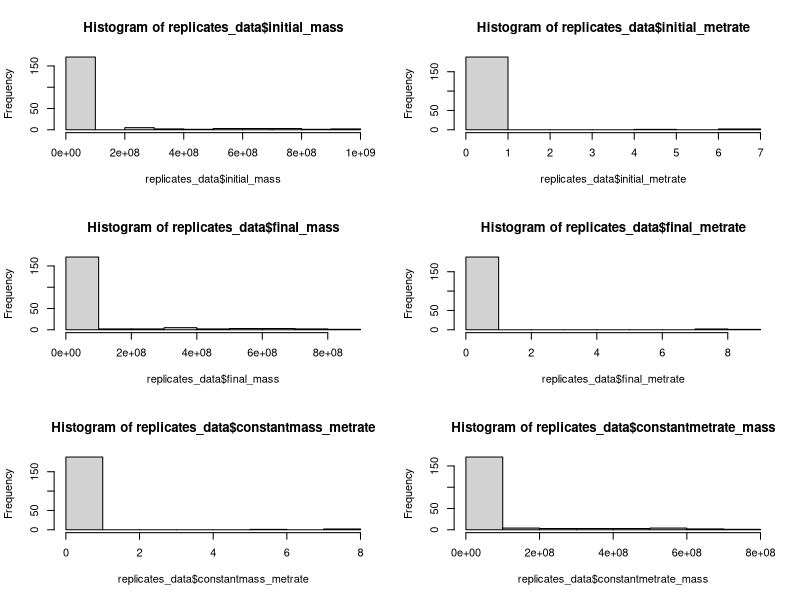

This figure's R source: (Note: this script raises an error after producing the figure.)
# Read in clean data
replicates_data = read.csv("clean_data_MTEecto.csv")

# Look at distributions of all mass and metabolic rate values
par(mfrow = c(3, 2))
hist(replicates_data$initial_mass)
hist(replicates_data$initial_metrate)
hist(replicates_data$final_mass)
hist(replicates_data$final_metrate)
hist(replicates_data$constantmass_metrate)
hist(replicates_data$constantmetrate_mass)

# Do normality test on all mass and metabolic rate values

pvalues_list = list(non_trans = numeric())

IM_norm = shapiro.test(replicates_data$initial_mass)
pvalues_list[1,1] = IM_norm$p.value

IME_norm = shapiro.test(replicates_data$initial_metrate)
pvalues_list[[2]] = IME_norm$p.value

shapiro.test(replicates_data$final_mass)
shapiro.test(replicates_data$final_metrate)
shapiro.test(replicates_data$constantmass_metrate)
shapiro.test(replicates_data$constantmetrate_mass)


#-----------------------TRANSFORM MASS & MR VALUES-----------------------------

# Log transform all metabolic rate & mass values
replicates_data$log_initial_mass = log(replicates_data$initial_mass)
replicates_data$log_initial_metrate = log(replicates_data$initial_metrate)
replicates_data$log_final_mass = log(replicates_data$final_temp)
replicates_data$log_final_metrate = log(replicates_data$final_metrate)
replicates_data$log_constantmass_metrate = log(replicates_data$constantmass_metrate)
replicates_data$log_constantmetrate_mass = log(replicates_data$constantmetrate_mass)

# Histograms of transformed values
par(mfrow = c(3, 2))
hist(replicates_data$log_initial_mass)
hist(replicates_data$log_initial_metrate)
hist(replicates_data$log_final_mass)
hist(replicates_data$log_final_metrate)
hist(replicates_data$log_constantmass_metrate)
hist(replicates_data$log_constantmetrate_mass)

# Comparison of final and constant mass transformed metabolic rates
replicates_data$metrate_comparison = replicates_data$log_constantmass_metrate - replicates_data$log_final_metrate
mean(replicates_data$metrate_comparison)
hist(replicates_data$metrate_comparison)
t.test(replicates_data$log_final_metrate, replicates_data$log_constantmass_metrate, paired = TRUE)
boxplot(replicates_data$log_final_metrate, replicates_data$log_constantmass_metrate, main = "Mass change mediates MR increase", xlab = "Mass", ylab = "Log metabolic rate", names = c("actual (i.e., varying)", "constant"))

# Comparison of final and constant MR transformed masses
replicates_data$mass_comparison = replicates_data$log_constantmetrate_mass - replicates_data$log_final_mass
mean(replicates_data$mass_comparison)
hist(replicates_data$mass_comparison)
t.test(replicates_data$log_final_mass, replicates_data$log_constantmetrate_mass, paired = TRUE)
boxplot(replicates_data$log_final_mass, replicates_data$log_constantmetrate_mass, main = "Required mass change to maintain MR", xlab = "Metabolic rate", ylab = "Log mass", names = c("actual", "constant (i.e., compensation mass)"))

#-------------------PERCENT DIFFERENCES OF MASS & MR VALUES--------------------

# Percent differences for metabolic rates
# 1: initial to final (empirical), expect increase
# 2: initial to constant mass (theoretical), expect increase
# 3: final to constant mass, expect increase
replicates_data$PD_1 = ((replicates_data$final_metrate / replicates_data$initial_metrate) - 1) * 100
replicates_data$PD_2 = ((replicates_data$constantmass_metrate / replicates_data$initial_metrate) - 1) * 100
replicates_data$PD_3 = ((replicates_data$constantmass_metrate / replicates_data$final_metrate) - 1) * 100

# Percent differences for masses
# 4: initial to final (empirical), expect decrease
# 5: initial to constant metabolic rate (theoretical), expect decrease
# 6: final to constant metabolic rate, expect decrease
replicates_data$PD_4 = ((replicates_data$final_mass / replicates_data$initial_mass) - 1) * 100
replicates_data$PD_5 = ((replicates_data$constantmetrate_mass / replicates_data$initial_mass) - 1) * 100
replicates_data$PD_6 = ((replicates_data$constantmetrate_mass / replicates_data$final_mass) - 1) * 100

# Metabolic rate PD comparison for each observationn
barplot(replicates_data$PD_1, col = "green", ylab = "MR change from initial")
barplot(replicates_data$PD_2, col = rgb(0, 0, 0, alpha = 0.3), add = TRUE)
legend("topright", c("Actual", "Constant mass"), fill = c("green", "white"))

# Metabolic rate PD comparison for actual and constant mass conditions
boxplot(replicates_data$PD_1, replicates_data$PD_2, main = "Mass change mediates MR increase", xlab = "Mass", ylab = "Metabolic rate PD", names = c("actual (i.e., varying)", "constant"))

# Mass PD comparison for each observationn
barplot(replicates_data$PD_4, col = "orange", ylab = "Mass change from initial")
barplot(replicates_data$PD_5, col = rgb(0, 0, 0, alpha = 0.3), add = TRUE)
legend("topright", c("Actual", "Compensation"), fill = c("orange", "white"))

# Mass PD comparison for actual and constant metabolic rate conditions
boxplot(replicates_data$PD_4, replicates_data$PD_5, main = "Required mass change to maintain MR", xlab = "Metabolic rate", ylab = "Mass PD", names = c("actual", "constant (i.e., compensation mass)"))

# ------------------Mixed model----------

library(lme4)

replicates_data$releveled_class = relevel(factor(replicates_data$Class), "Insecta")

replicates_data$paper_id = gsub("[A-Z]$", "", as.character(replicates_data$studyID))

summary(lmer(mass_comparison ~ (1|studyID), data = replicates_data))
summary(lmer(mass_comparison ~ (1|species), data = replicates_data))
summary(lmer(mass_comparison ~ releveled_class + (1|species), data = replicates_data))

summary(lmer(mass_comparison ~ releveled_class + (1|species) + (1|paper_id), data = replicates_data))

# Don't publish based on these numbers
round(ranef(lmer(mass_comparison ~ releveled_class + (1|species), data = replicates_data))[[1]], 3)

#---------------------SPECIES VALUES------------------------

# Create species dataset
# This code is way awful
library(dplyr)

# Get columns for averages
species_data = replicates_data %>%
  group_by(species) %>%
  #summarise(count = n())
  summarise_each(funs(mean), initial_mass, final_mass, initial_metrate, final_metrate, 
                 constantmass_metrate, constantmetrate_mass, PD_1, PD_2, PD_3, PD_4, PD_5, PD_6) 

# Add in species occurrence values
occurrences = replicates_data %>%
  group_by(species) %>%
  summarise(count = n())

species_data$occurrences = occurrences$count

# Density plots for t-test for metabolic rate + normality test + t-test
plot(density(species_data$PD_1), col = "black", ylim = c(0, 0.19), main = "Comparison of MR PDs", xlab = "Percent Difference", ylab = "PD Density")
legend("topright", c("1: initial to final", "2: initial to constant mass"), fill = c("black", "green"))
lines(density(species_data$PD_2), col = "green")
abline(v = 0, lty = 2, col = "red")
shapiro.test(species_data$PD_1)
shapiro.test(species_data$PD_2)
t.test(species_data$PD_1, species_data$PD_2, paired = TRUE)

# Density plots for t-test for mass + normality test + t-test
plot(density(species_data$PD_4), col = "black", xlim = c(-40, 40), ylim = c(0, 0.25), main = "Comparison of Mass PDs", xlab = "Percent Difference", ylab = "PD Density")
lines(density(species_data$PD_5), col = "orange")
legend("topright", c("4: initial to final", "5: inital to constant MR"), fill = c("black", "orange"))
abline(v = 0, lty = 2, col = "red")
shapiro.test(species_data$PD_4)
shapiro.test(species_data$PD_5)
t.test(species_data$PD_4, species_data$PD_5, paired = TRUE)

# Add in class column
# FIXME: lookup is a dataframe in the cleaning R script
#lookup_test = lookup[match(species_data$species, replicates_data$species),]
#species_data$class = lookup_test$Class
